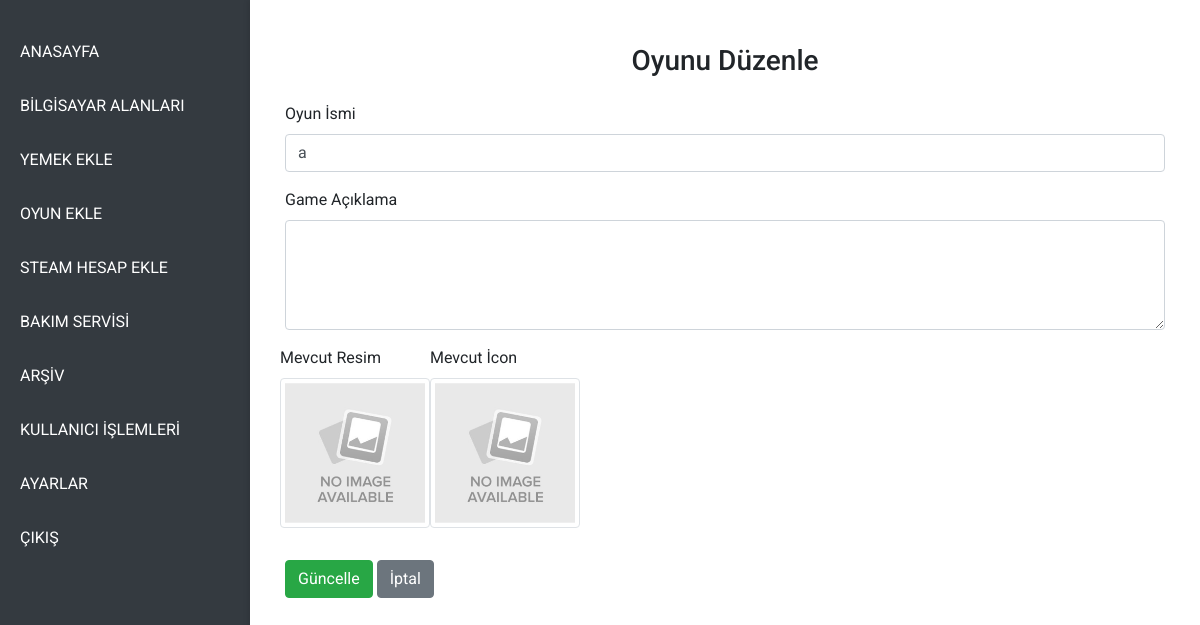
The app's page /updategame/2 (signed in), older data.
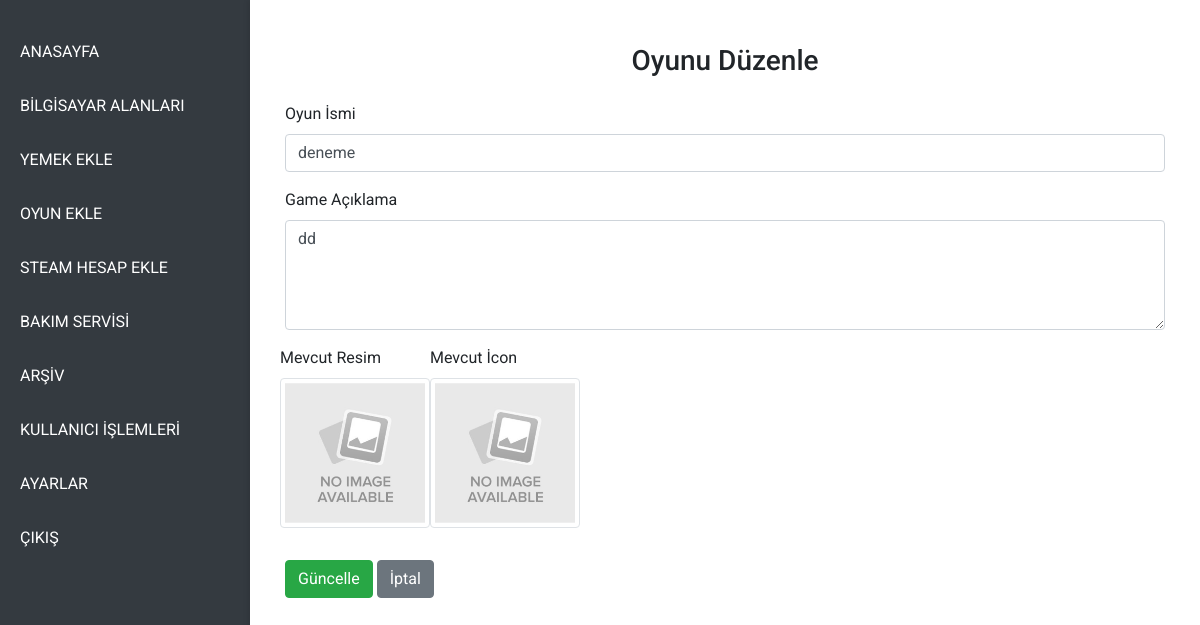
The same page, newer data.
### models.py (models this page shows)
class tblgames(db.Model):
    id = db.Column(db.Integer, primary_key=True)
    iconpath = db.Column(db.String(50), unique=False, nullable=True)
    photopath = db.Column(db.String(50), unique=False, nullable=True)
    gamename = db.Column(db.String(100), unique=False, nullable=True)
    text = db.Column(db.String(5000), unique=False, nullable=False, default=gamename)

### app.py (the view, shortened to what this page needs)
@app.route("/updategame/<int:id>", methods=['GET', 'POST'])
@login_required
def updategame(id):
    all_images = []
    target_folder = os.path.join(UPLOAD_FOLDER, 'games/images')
    if os.path.exists(target_folder):
        all_images = [file for file in os.listdir(target_folder)
                    if file.lower().endswith(('png', 'jpg', 'jpeg', 'gif', 'webp'))]
    all_icon = []
    target_folder = os.path.join(UPLOAD_FOLDER, 'games/icon')
    if os.path.exists(target_folder):
        all_icon = [file for file in os.listdir(target_folder)
                    if file.lower().endswith(('png', 'jpg', 'jpeg', 'gif', 'webp'))]
    games = tblgames.query.filter_by(id = id).first()
    if games is None:
        print("böyle bir veri yok: not bunlar için bir şey yap fatih 404 için")
    return render_template("/admin/updatepage/updategame.html", games=games, all_images=all_images, all_icon=all_icon)

### helpers.py (called while the page is built)
def login_required(f):
    @wraps(f)
    def decorated_function(*args, **kwargs):
        if session.get("user_id") is None:
            return redirect("/login")
        return f(*args, **kwargs)
    return decorated_function

### templates/admin/updatepage/updategame.html (shortened to what this page needs)
{% extends "admin/adminlayout.html" %}
{% block main %}
<div class="container-fluid mt-4">
    <h3 class="mb-4">Oyunu Düzenle</h3>
    <div class="form-group">
        <label for="gamename">Oyun İsmi</label>
        <input type="text" name="gamename" id="gamename" class="form-control" value="{{ games.gamename }}">
    </div>
    <div class="form-group">
        <label for="gametext">Game Açıklama</label>
        <textarea name="gametext" id="gametext" class="form-control" rows="4">{{ games.text }}</textarea>
    </div>
    <div class="form-row">
        <div class="form-group">
            <label for="image">Mevcut Resim</label><br>
            <img src="../{{ games.photopath if games.photopath else '../../static/img/noImage.jpg' }}" alt="photo" class="img-thumbnail mb-3" style="width: 150px; height: 150px;" onclick="showImagePopup()">
        </div>
        <div class="form-group">
            <label for="icon">Mevcut İcon</label><br>
            <img src="../{{ games.iconpath if games.iconpath else '../../static/img/noImage.jpg' }}" alt="photo" class="img-thumbnail icon mb-3" style="width: 150px; height: 150px;" onclick="showIconPopup()">
        </div>
    </div>
    <button type="submit" onclick="updategame()" class="btn btn-success">Güncelle</button>
    <a href="/gamesadd" class="btn btn-secondary">İptal</a>
</div>
{% endblock %}

### templates/admin/adminlayout.html (shortened to what this page needs)
<!DOCTYPE html>
<html lang="en">
<head>
    <link rel="stylesheet" href="https://maxcdn.bootstrapcdn.com/bootstrap/4.0.0-beta/css/bootstrap.min.css">
    <link rel="stylesheet" href="https://cdnjs.cloudflare.com/ajax/libs/font-awesome/4.5.0/css/font-awesome.min.css">
    <link href="https://fonts.googleapis.com/css?family=Roboto" rel="stylesheet"> <link rel='stylesheet' href='https://cdnjs.cloudflare.com/ajax/libs/twitter-bootstrap/4.0.0-beta/css/bootstrap.min.css'>
    <link rel='stylesheet' href='https://cdnjs.cloudflare.com/ajax/libs/font-awesome/4.5.0/css/font-awesome.min.css'>
    <link rel="stylesheet" href="static/css/admin/indexadmin.css">
    <link rel="stylesheet" href="../static/css/admin/indexadmin.css">
</head>
<body>
    <div class="main">
        <div class="leftbar">
            <ul>
                <li class="nav-item"><a class="nav-link" href="/indexa">ANASAYFA</a></li>
                <li class="nav-item"><a class="nav-link" href="/computerfields">BİLGİSAYAR ALANLARI</a></li>
                <li class="nav-item"><a class="nav-link" href="/foodsadd">YEMEK EKLE</a></li>
                <li class="nav-item"><a class="nav-link" href="/gamesadd">OYUN EKLE</a></li>
                <li class="nav-item"><a class="nav-link" href="/steamsadd">STEAM HESAP EKLE</a></li>
                <li class="nav-item"><a class="nav-link" href="/service">BAKIM SERVİSİ</a></li>
                <li class="nav-item"><a class="nav-link" href="/arsive">ARŞİV</a></li>
                <li class="nav-item"><a class="nav-link" href="/useradd">KULLANICI İŞLEMLERİ</a></li>
                <li class="nav-item"><a class="nav-link" href="/settings">AYARLAR</a></li>
                <li class="nav-item"><a class="nav-link" href="/logout">ÇIKIŞ</a></li>
            </ul>
        </div>
        <div class="rightbar">
            {% block main %}{% endblock %}
        </div>
    </div>
</body>
</html>

### static/css/admin/indexadmin.css (style rules this page uses)
body, html { margin: 0; padding: 0; font-family: 'Roboto', sans-serif; height: 100%; background-color: #f8f9fa; }
.main { display: flex; height: 100vh; }
.leftbar { width: 250px; background-color: #343a40; color: #fff; display: flex; flex-direction: column; padding-top: 20px; box-shadow: 2px 0 5px rgba(0, 0, 0, 0.3); }
.leftbar ul { list-style: none; padding: 0; margin: 0; }
.leftbar .nav-item { margin: 10px 0; }
.leftbar .nav-link { color: #fff; text-decoration: none; padding: 10px 20px; display: block; font-size: 16px; transition: background 0.3s ease, padding-left 0.3s ease; }
.rightbar { flex-grow: 1; padding: 20px; background-color: #ffffff; overflow-y: auto; box-shadow: -2px 0 5px rgba(0, 0, 0, 0.1); }
h3 { text-align: center; }

Row changes from the older to the newer data that the page shows:
changed tblgames: gamename "a" → "deneme"; gametext (not shown) → "dd"
